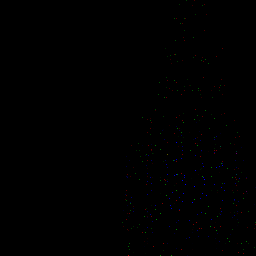
#> input picture 24007.png, 256 x 256 px
$ jupyter execute Untitled.ipynb
#> lines starting #> are read from the running program, lines starting #| are printed output that depends on the picture
[cell 1]
import cv2
from matplotlib import pyplot as plt
import numpy as np

im =cv2.imread("24007.png")
#> im is the input picture: shape (256, 256, 3); mean B, G, R 0.2, 0.2, 0.2
im = cv2.cvtColor(im, cv2.COLOR_BGR2RGB)
r,g,b = cv2.split(im)
kernel = np.ones((5,5),np.uint8)
i = 1
r = cv2.dilate(r,kernel,iterations = i)
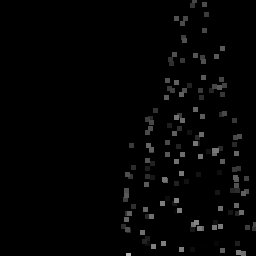
#> r: shape (256, 256); min 0, max 179, mean 3.9
g = cv2.dilate(g,kernel,iterations = i)
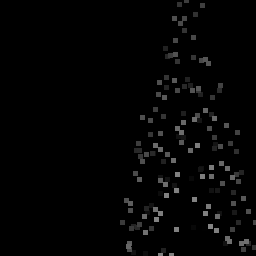
#> g: shape (256, 256); min 0, max 132, mean 3.9
b = cv2.dilate(b,kernel,iterations = i)
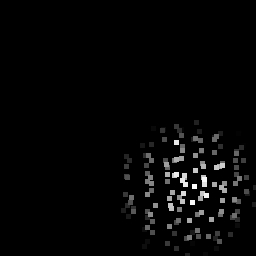
#> b: shape (256, 256); min 0, max 255, mean 5.4
im = cv2.dilate(im,kernel,iterations = i)
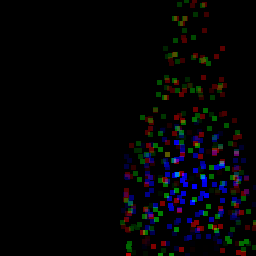
#> im: shape (256, 256, 3); mean R, G, B 3.9, 3.9, 5.4

plt.imshow(r, cmap='gray')
plt.show()
plt.imshow(g, cmap='gray')
plt.show()
plt.imshow(b, cmap='gray')
plt.show()
plt.imshow(im)
plt.show()

$ run again, with 427.png copied over 24007.png
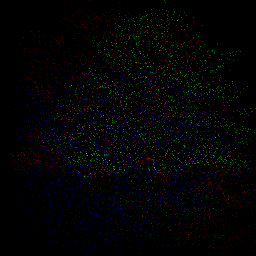
#> input picture 427.png, 256 x 256 px
#> im is the input picture: shape (256, 256, 3); mean B, G, R 2.8, 2.6, 2.2
#> `b = cv2.dilate(b,kernel,iterations = i)`:
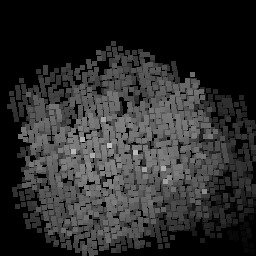
#> b: shape (256, 256); min 0, max 193, mean 43.7
#> `im = cv2.dilate(im,kernel,iterations = i)`:
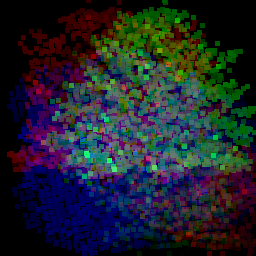
#> im: shape (256, 256, 3); mean R, G, B 31.3, 35.5, 43.7

$ run again, with 812.png copied over 24007.png
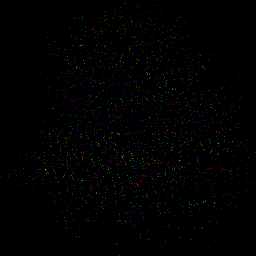
#> input picture 812.png, 256 x 256 px
#> im is the input picture: shape (256, 256, 3); mean B, G, R 1.4, 1.3, 1.3
#> `b = cv2.dilate(b,kernel,iterations = i)`:
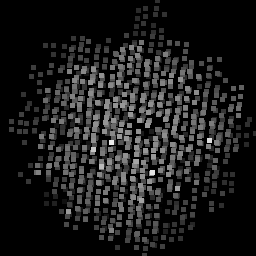
#> b: shape (256, 256); min 0, max 234, mean 26.4
#> `im = cv2.dilate(im,kernel,iterations = i)`:
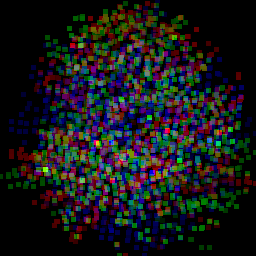
#> im: shape (256, 256, 3); mean R, G, B 24.2, 25.3, 26.4
